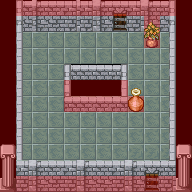

This is a level from a 2D game, rendered from its Tiled map with the project's own tilesets. A one-line summary and the complete map file follow:
An orthogonal 12x12 tile map with 16x16 px tiles, 4 tile layers (Tile Layer 1, dummy, decoration, collision), 2 tilesets.

<map version="1.2" tiledversion="1.3.1" orientation="orthogonal" renderorder="right-down" compressionlevel="0" width="12" height="12" tilewidth="16" tileheight="16" infinite="0" nextlayerid="4" nextobjectid="1">
 <tileset firstgid="1" name="rpg_indoor" tilewidth="16" tileheight="16" tilecount="132" columns="11">
  <image source="../resources/rpg_indoor.png" width="176" height="192" />
 </tileset>
 <tileset firstgid="133" name="collision_px" tilewidth="16" tileheight="16" tilecount="4" columns="2">
  <image source="../resources/collision_graphic.png" width="32" height="32" />
 </tileset>
 <layer id="1" name="Tile Layer 1" width="12" height="12" locked="1">
  <data encoding="csv">
0,1,3,4,2,2,3,10,5,6,11,0,
0,12,14,15,13,13,14,21,16,17,22,0,
0,73,73,73,73,73,73,73,73,73,73,0,
0,73,73,73,73,73,73,73,73,73,73,0,
0,73,73,73,0,0,0,0,73,73,73,0,
0,73,73,73,23,29,29,33,73,73,73,0,
0,73,73,73,45,48,48,55,73,73,73,0,
0,73,73,73,73,73,73,73,73,73,73,0,
0,73,73,73,73,73,73,73,73,73,73,0,
0,73,73,73,73,73,73,73,84,84,84,0,
0,0,0,0,0,0,0,0,0,0,0,0,
0,57,58,59,60,61,62,63,64,65,63,0
</data>
 </layer>
 <layer id="3" name="dummy" width="12" height="12">
  <data encoding="csv">
0,0,0,0,0,0,0,0,0,0,0,0,
0,0,0,0,0,0,0,0,0,119,0,0,
0,0,0,0,0,0,0,0,0,130,0,0,
0,0,0,0,0,0,0,0,0,0,0,0,
0,0,0,0,0,0,0,0,0,0,0,0,
0,0,0,0,0,0,0,0,115,0,0,0,
0,0,0,0,0,0,0,0,126,0,0,0,
0,0,0,0,0,0,0,0,0,0,0,0,
0,0,0,0,0,0,0,0,0,0,0,0,
71,0,0,0,0,0,0,0,0,0,0,71,
82,0,0,0,0,0,0,0,0,0,0,82,
93,0,0,0,0,0,0,0,0,0,0,93
</data>
 </layer>
 <layer id="2" name="decoration" width="12" height="12" locked="1">
  <data encoding="csv">
0,0,0,0,0,0,0,0,0,0,0,0,
0,0,0,0,0,0,0,0,0,0,0,0,
0,34,0,0,0,0,0,0,0,0,33,0,
0,34,0,0,0,0,0,0,0,0,33,0,
0,34,0,0,1,7,7,11,0,0,33,0,
0,34,0,0,0,0,0,0,0,0,33,0,
0,34,0,0,0,0,0,0,0,0,33,0,
0,34,0,0,0,0,0,0,0,0,33,0,
0,34,0,0,0,0,0,0,0,0,33,0,
0,34,0,0,0,0,0,0,0,0,33,0,
0,46,47,48,49,50,51,52,53,54,55,0,
0,0,0,0,0,0,0,0,0,0,0,0
</data>
 </layer>
 <layer id="4" name="collision" width="12" height="12" opacity="0.3">
  <data encoding="csv">
133,133,133,133,133,133,133,133,133,133,133,133,
133,136,136,136,136,136,136,136,136,133,136,133,
133,0,0,0,0,0,0,0,0,133,0,133,
133,0,0,0,0,0,0,0,0,0,0,133,
133,0,0,0,0,0,0,0,0,0,0,133,
133,0,0,0,133,133,133,133,0,0,0,133,
133,0,0,0,133,133,133,133,133,0,0,133,
133,0,0,0,0,0,0,0,0,0,0,133,
133,0,0,0,0,0,0,0,0,0,0,133,
133,0,0,0,0,0,0,0,0,0,0,133,
133,0,0,0,0,0,0,0,0,0,0,133,
133,133,133,133,133,133,133,133,133,133,133,133
</data>
 </layer>
</map>